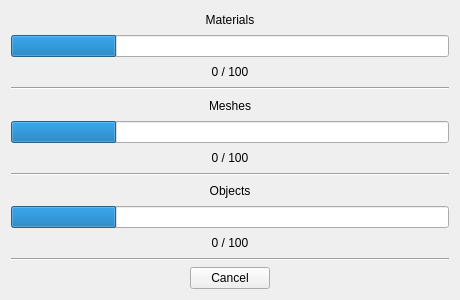
<?xml version="1.0" encoding="UTF-8"?>
<ui version="4.0">
 <class>Form</class>
 <widget class="QWidget" name="Form">
  <property name="geometry">
   <rect>
    <x>0</x>
    <y>0</y>
    <width>460</width>
    <height>300</height>
   </rect>
  </property>
  <property name="minimumSize">
   <size>
    <width>460</width>
    <height>300</height>
   </size>
  </property>
  <property name="windowTitle">
   <string>Form</string>
  </property>
  <layout class="QVBoxLayout" name="verticalLayout">
   <item>
    <layout class="QVBoxLayout" name="materials_layout">
     <item>
      <widget class="QLabel" name="label_materials">
       <property name="text">
        <string>Materials</string>
       </property>
       <property name="alignment">
        <set>Qt::AlignCenter</set>
       </property>
      </widget>
     </item>
     <item>
      <widget class="QProgressBar" name="progressBar_materials">
       <property name="value">
        <number>24</number>
       </property>
       <property name="textVisible">
        <bool>false</bool>
       </property>
      </widget>
     </item>
     <item>
      <widget class="QLabel" name="label_materials_progress">
       <property name="text">
        <string>0 / 100</string>
       </property>
       <property name="alignment">
        <set>Qt::AlignCenter</set>
       </property>
      </widget>
     </item>
     <item>
      <widget class="Line" name="line_2">
       <property name="orientation">
        <enum>Qt::Horizontal</enum>
       </property>
      </widget>
     </item>
    </layout>
   </item>
   <item>
    <layout class="QVBoxLayout" name="meshes_layout">
     <item>
      <widget class="QLabel" name="label_meshes">
       <property name="text">
        <string>Meshes</string>
       </property>
       <property name="alignment">
        <set>Qt::AlignCenter</set>
       </property>
      </widget>
     </item>
     <item>
      <widget class="QProgressBar" name="progressBar_meshes">
       <property name="value">
        <number>24</number>
       </property>
       <property name="textVisible">
        <bool>false</bool>
       </property>
      </widget>
     </item>
     <item>
      <widget class="QLabel" name="label_meshes_progress">
       <property name="text">
        <string>0 / 100</string>
       </property>
       <property name="alignment">
        <set>Qt::AlignCenter</set>
       </property>
      </widget>
     </item>
     <item>
      <widget class="Line" name="line_3">
       <property name="orientation">
        <enum>Qt::Horizontal</enum>
       </property>
      </widget>
     </item>
    </layout>
   </item>
   <item>
    <layout class="QVBoxLayout" name="objects_layout">
     <item>
      <widget class="QLabel" name="label_objects">
       <property name="text">
        <string>Objects</string>
       </property>
       <property name="alignment">
        <set>Qt::AlignCenter</set>
       </property>
      </widget>
     </item>
     <item>
      <widget class="QProgressBar" name="progressBar_objects">
       <property name="value">
        <number>24</number>
       </property>
       <property name="textVisible">
        <bool>false</bool>
       </property>
      </widget>
     </item>
     <item>
      <widget class="QLabel" name="label_objects_progress">
       <property name="text">
        <string>0 / 100</string>
       </property>
       <property name="alignment">
        <set>Qt::AlignCenter</set>
       </property>
      </widget>
     </item>
     <item>
      <widget class="Line" name="line">
       <property name="orientation">
        <enum>Qt::Horizontal</enum>
       </property>
      </widget>
     </item>
    </layout>
   </item>
   <item>
    <widget class="QDialogButtonBox" name="buttonBox">
     <property name="standardButtons">
      <set>QDialogButtonBox::Cancel</set>
     </property>
     <property name="centerButtons">
      <bool>true</bool>
     </property>
    </widget>
   </item>
  </layout>
 </widget>
 <resources/>
 <connections/>
</ui>
